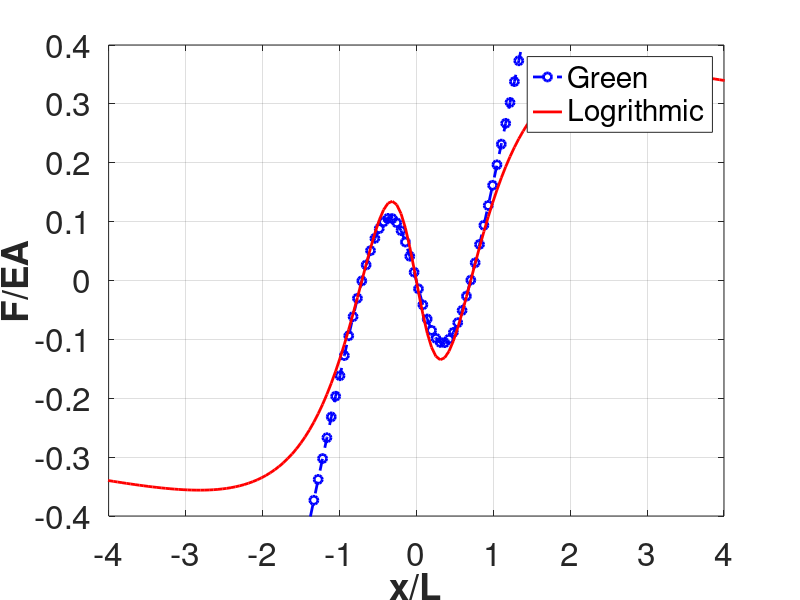

This chart was generated by the following MATLAB code:
%vvt=45; % inital angle in undeformed config. 45-45-90 triangle with side edges 1, 1 & sqrt(2)
E=1;
v=1;
LL=sqrt(2);
D=1;
x=linspace(-20,20,500);
l=sqrt(D^2+x.^2);
green=(E*v.*x./l.^2).*((l.^2-LL^2)./(2*LL^2));
fEA=green./(E*(v/LL));
plot(x/LL,fEA,'b--o', 'LineWidth',2)
%xlabel('x')
%ylabel('F')

hold on

logstrain=(E*v.*x./l.^2).*log(l/LL);
fEAlog=logstrain./(E*(v/LL));

 plot(x/LL,fEAlog,'r','LineWidth',2)
 xlim([-4 4])
 ylim([-.4 0.4])
 xlabel('x/L','FontWeight','bold');
 ylabel('F/EA','FontWeight','bold');
 legend('Green','Logrithmic')
 set(gca,'fontsize',24)
 set(gca,'XTick',[-4 -3 -2 -1 0 1 2 3 4])
 set(gca,'YTick',[-0.4 -0.3 -0.2 -0.1 0 0.1 0.2 0.3 0.4])
 set(gcf,'color','w');
 grid on